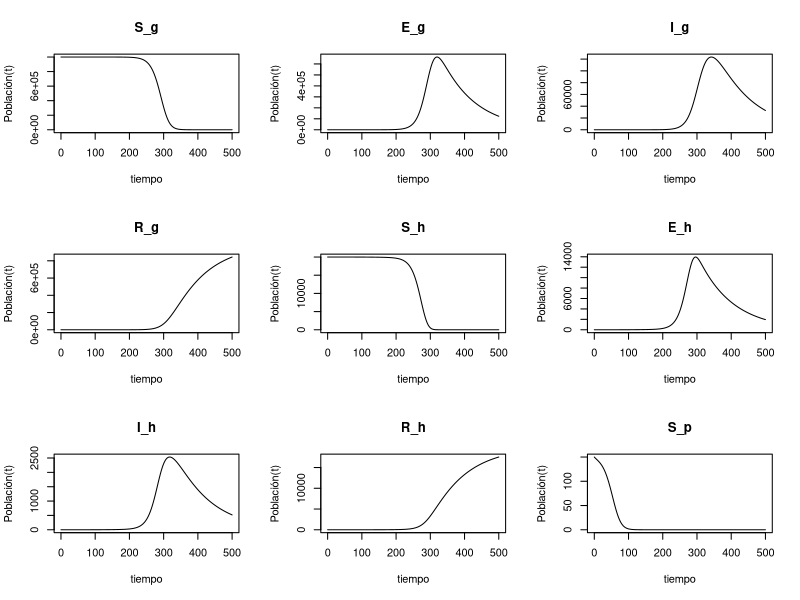
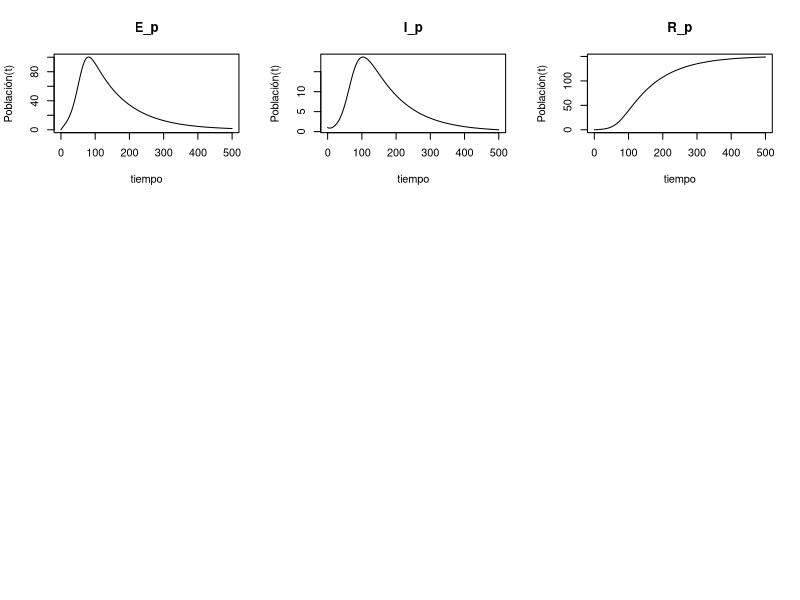
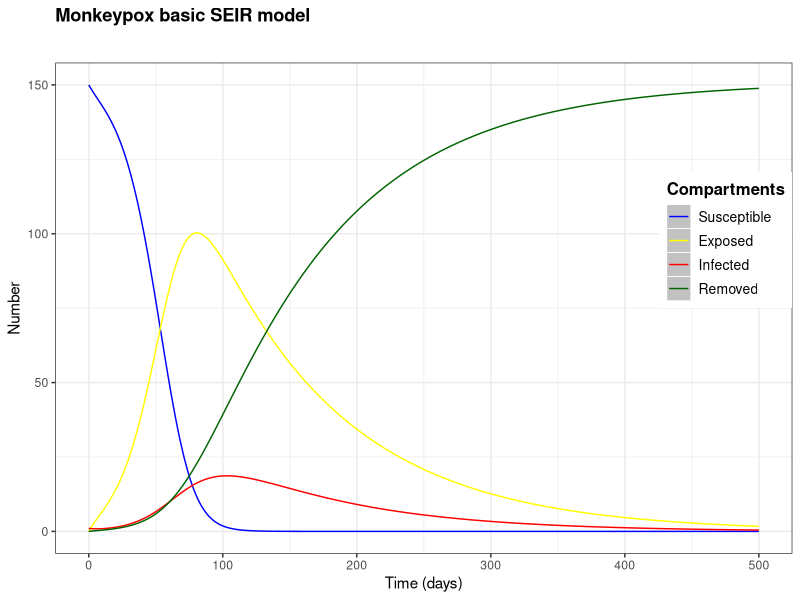
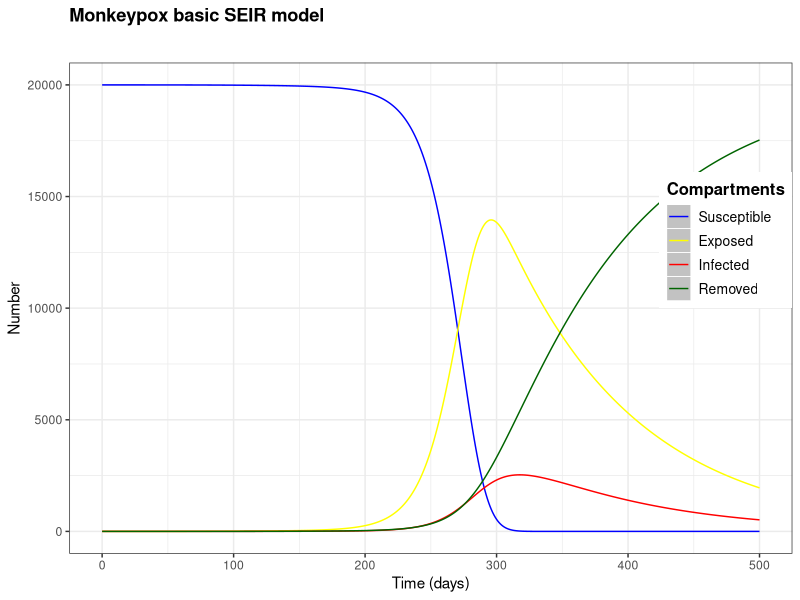
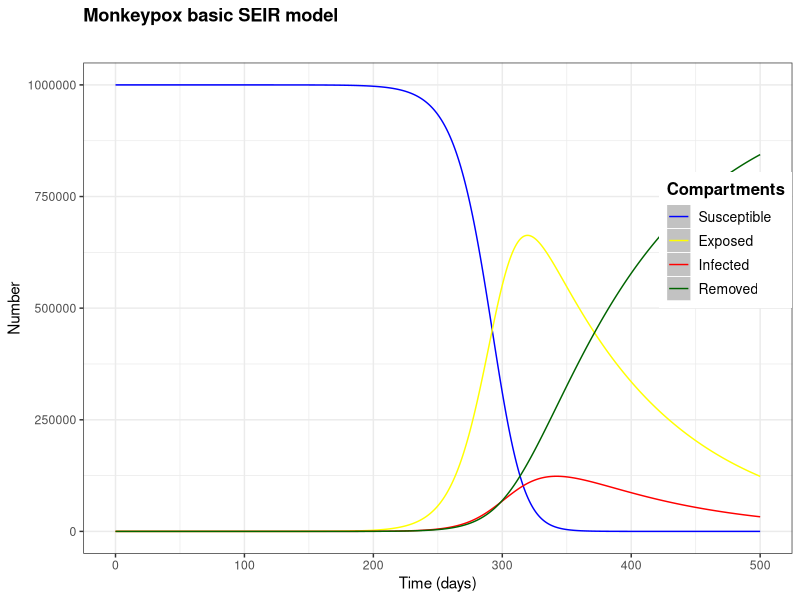

Write R code to recreate these figures, in order.
## ---- chunk 1
knitr::opts_chunk$set(echo = TRUE)
library(deSolve)
## ---- chunk 2
p = 0.8
b_gg = 1; b_gh = 0.05; b_gp = 1e-6
b_hg = 0.05; b_hh = 0.25; b_hp = 1e-2
                b_pg = 1e-6; b_ph = 1e-2; b_pp = 1
                N_g = 1.e6; N_h = 2.e4; N_p = 1.5e2
parameters <- c(beta_gg = b_gg / N_g, beta_gh = b_gh/N_g, beta_gp = b_gp/N_g,
                beta_hg = b_hg / N_h, beta_hh = b_hh/N_h, beta_hp = b_hp/N_h,
                beta_pg = b_pg / N_p, beta_ph = b_ph/N_p, beta_pp = b_pp/N_p,
                alpha = 0.01, gamma = 1/21)
state <- c(S_g = N_g, E_g =0, I_g = 0, R_g =0,
           S_h = N_h, E_h =0, I_h = 0, R_h =0,
           S_p = N_p, E_p =0, I_p = 1, R_p =0)
times <- seq(0, 500, by = 1)


seir_model <- function(t, state, parameters) {
  with(as.list(c(state, parameters)),{
    # force of infection
    lambda_g <- p*(beta_gg*I_g + beta_gh*I_h + beta_gp*I_p)*S_g
    lambda_h <- p*(beta_hg*I_g + beta_hh*I_h + beta_hp*I_p)*S_h
    lambda_p <- p*(beta_pg*I_g + beta_ph*I_h + beta_pp*I_p)*S_p
    # rate of change
    dS_g <- -lambda_g
    dE_g <- lambda_g - alpha * E_g
    dI_g <- alpha * E_g - gamma * I_g
    dR_g <- gamma * I_g
    dS_h <- -lambda_h
    dE_h <- lambda_h - alpha * E_h
    dI_h <- alpha * E_h - gamma * I_h
    dR_h <- gamma * I_h
    dS_p <- -lambda_p
    dE_p <- lambda_p - alpha * E_p
    dI_p <- alpha * E_p - gamma * I_p
    dR_p <- gamma * I_p
    # return the rate of change
    return(list(c(dS_g ,dE_g, dI_g, dR_g, dS_h, dE_h, dI_h, dR_h, dS_p, dE_p, dI_p, dR_p)))
  }) 
}

  out<-ode(y=state,times=times,seir_model,parms=parameters)
  out.df<-as.data.frame(out)

## ---- chunk 3
plot(out, xlab = "tiempo", ylab = "Población(t)")

## ---- chunk 4

require(ggplot2)
  mytheme4 <- theme(text=element_text(colour="black")) +
    theme(panel.grid = element_line(colour = "white")) +
    theme(panel.background = element_rect(fill = "#B2B2B2")) +
    theme_bw() 
  theme_set(mytheme4)
  
  title <- bquote("Monkeypox basic SEIR model")
  subtit <- bquote("Group p")
  
  res<-ggplot(out.df,aes(x=time))+
    ggtitle(bquote(atop(bold(.(title)))))+
    geom_line(aes(y=S_p,colour="Susceptible"))+
    geom_line(aes(y=E_p, colour= "Exposed")) +
    geom_line(aes(y=I_p,colour="Infected"))+
    geom_line(aes(y=R_p,colour="Removed"))+
    ylab(label="Number")+
    xlab(label="Time (days)")+
    theme(legend.justification=c(1,0), legend.position=c(1,0.5))+
    theme(legend.title=element_text(size=12,face="bold"),
          legend.background = element_rect(fill='#FFFFFF',
                                           size=0.5,linetype="solid"),
          legend.text=element_text(size=10),
          legend.key=element_rect(colour="#FFFFFF",
                                  fill='#C2C2C2',
                                  size=0.25,
                                  linetype="solid"))+
    scale_colour_manual("Compartments",
                        breaks=c("Susceptible", "Exposed", "Infected","Removed"),
                        values=c("blue","yellow", "red","darkgreen"))
  
  print(res)
  
    subtit <- bquote("Group MSM")

  res<-ggplot(out.df,aes(x=time))+
    ggtitle(bquote(atop(bold(.(title)))))+
    geom_line(aes(y=S_h,colour="Susceptible"))+
    geom_line(aes(y=E_h, colour= "Exposed")) +
    geom_line(aes(y=I_h,colour="Infected"))+
    geom_line(aes(y=R_h,colour="Removed"))+
    ylab(label="Number")+
    xlab(label="Time (days)")+
    theme(legend.justification=c(1,0), legend.position=c(1,0.5))+
    theme(legend.title=element_text(size=12,face="bold"),
          legend.background = element_rect(fill='#FFFFFF',
                                           size=0.5,linetype="solid"),
          legend.text=element_text(size=10),
          legend.key=element_rect(colour="#FFFFFF",
                                  fill='#C2C2C2',
                                  size=0.25,
                                  linetype="solid"))+
    scale_colour_manual("Compartments",
                        breaks=c("Susceptible", "Exposed", "Infected","Removed"),
                        values=c("blue","yellow", "red","darkgreen"))
  
  print(res)

      subtit <- bquote("General population")

  res<-ggplot(out.df,aes(x=time))+
    ggtitle(bquote(atop(bold(.(title)))))+
    geom_line(aes(y=S_g,colour="Susceptible"))+
    geom_line(aes(y=E_g, colour= "Exposed")) +
    geom_line(aes(y=I_g,colour="Infected"))+
    geom_line(aes(y=R_g,colour="Removed"))+
    ylab(label="Number")+
    xlab(label="Time (days)")+
    theme(legend.justification=c(1,0), legend.position=c(1,0.5))+
    theme(legend.title=element_text(size=12,face="bold"),
          legend.background = element_rect(fill='#FFFFFF',
                                           size=0.5,linetype="solid"),
          legend.text=element_text(size=10),
          legend.key=element_rect(colour="#FFFFFF",
                                  fill='#C2C2C2',
                                  size=0.25,
                                  linetype="solid"))+
    scale_colour_manual("Compartments",
                        breaks=c("Susceptible", "Exposed", "Infected","Removed"),
                        values=c("blue","yellow", "red","darkgreen"))
  
  print(res)

# ggsave(plot=res,
#        filename=paste0("SIRplot_","tiempo",t,"beta",b,"gamma",g,".png"),
#         width=8,height=6,dpi=180)
#getwd()
